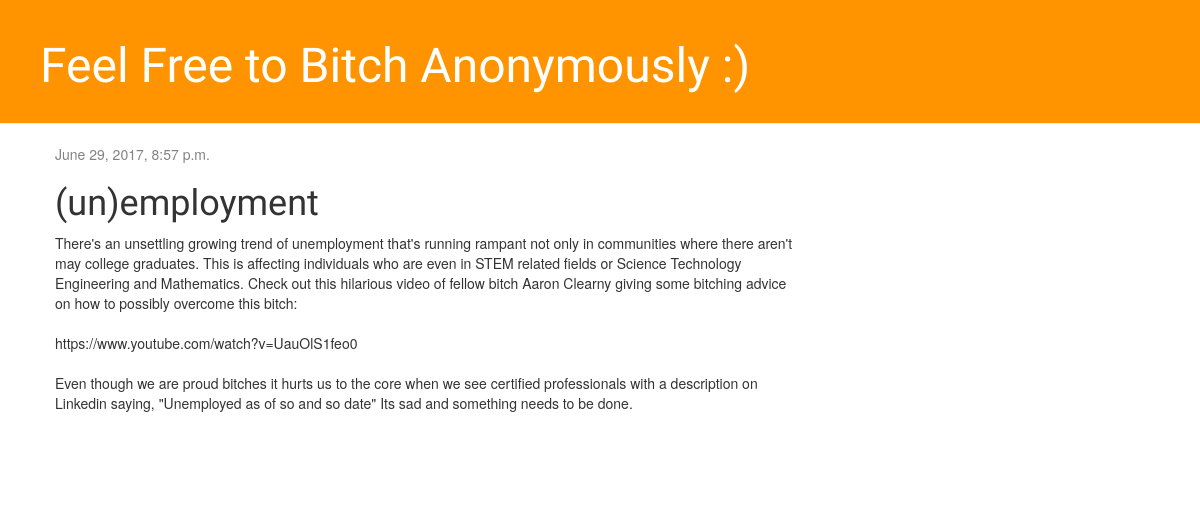
Screenshot of /post/3/ with the database file from the repository.
### blog/models.py (models this page shows, shortened)
class Post(models.Model):
	author = models.ForeignKey('auth.User')
	title = models.CharField(max_length=200)
	text = models.TextField()
	created_date = models.DateTimeField(blank=True, null=True)
	published_date = models.DateTimeField(
            blank=True, null=True)

### blog/views.py (the view)
# urls.py: url(r'^post/(?P<pk>\d+)/$', views.post_detail, name='post_detail'),
def post_detail(request, pk):
    post = get_object_or_404(Post, pk=pk)
    return render(request, 'blog/post_detail.html', {'post': post})

### blog/templates/blog/post_detail.html (shortened to what this page needs)
{% extends 'blog/base.html' %}
{% block content %}
    <div class="post">
        {% if post.published_date %}
            <div class="date">
                {{ post.published_date }}
            </div>
        {% endif %}
        <h1>{{ post.title }}</h1>
        <p>{{ post.text|linebreaksbr }}</p>
    </div>
{% endblock %}

### rows the page displays
Post: published_date "June 29, 2017, 8:57 p.m.", title "(un)employment", text "There's an unsettling growing trend of unemployment that's running rampant not only in communities where there aren't may college graduates. This is affecting individuals who are even in STEM related fields or Science Technology Engineering and Mathematics. Check out this hilarious video of fellow bitch Aaron Clearny giving some bitching advice on how to possibly overcome this bitch: https://www.youtube.com/watch?v=UauOlS1feo0 Even though we are proud bitches it hurts us to the core when we see certified professionals with a description on Linkedin saying, \"Unemployed as of so and so date\" Its sad and something needs to be done."
